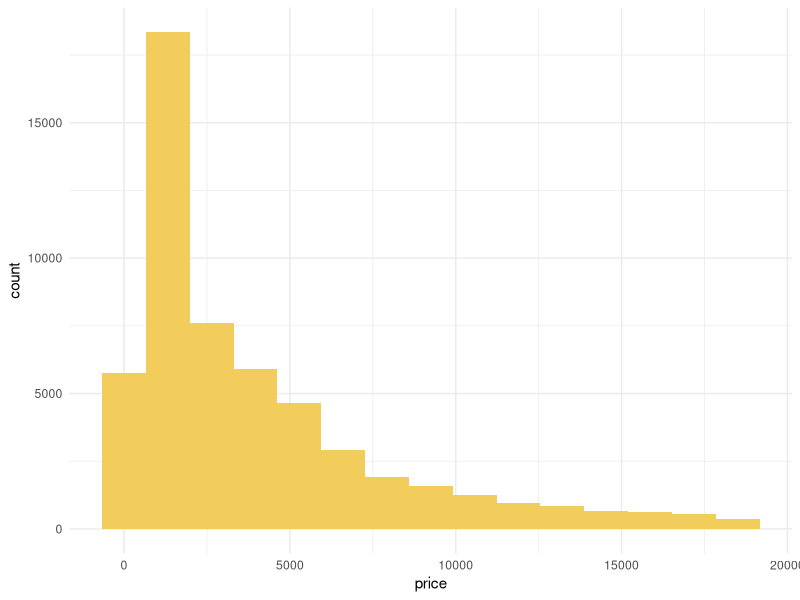
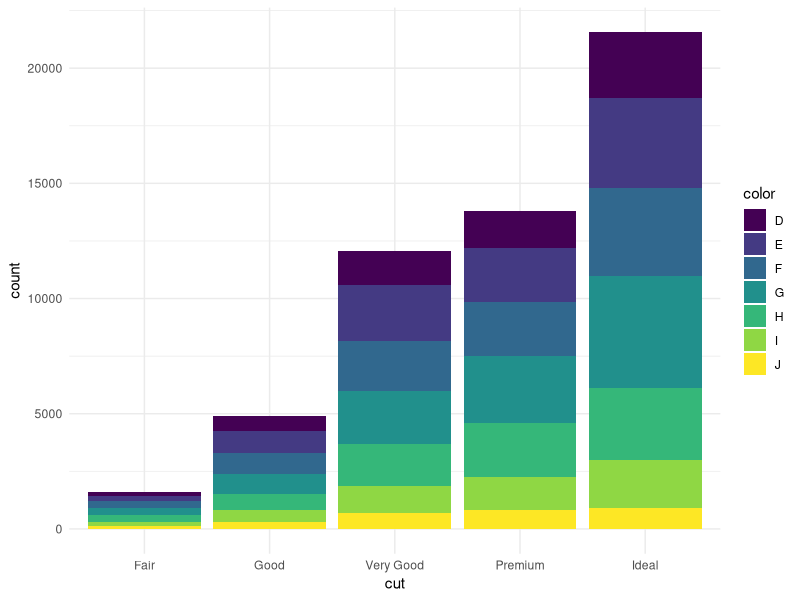
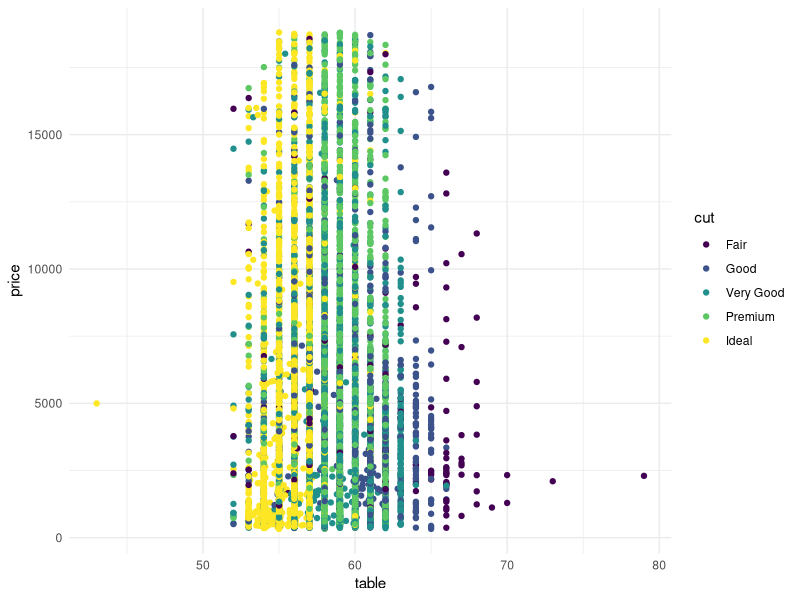
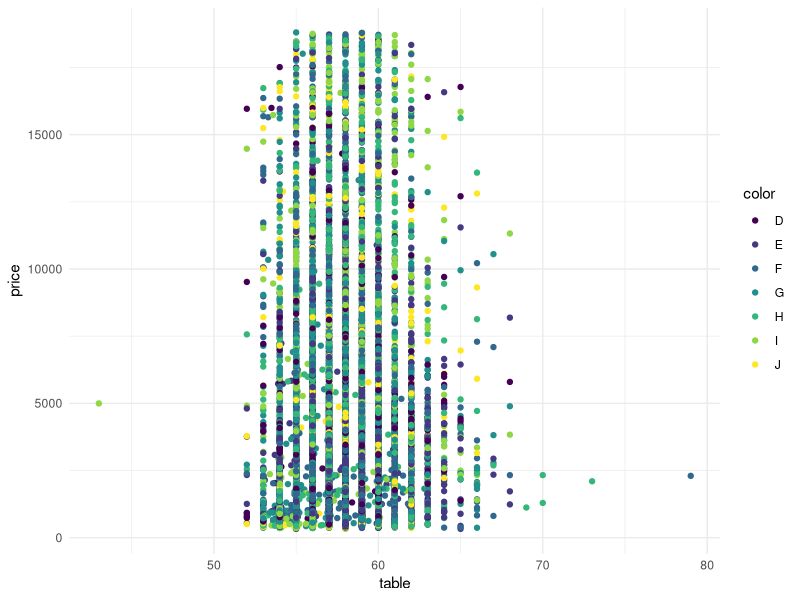
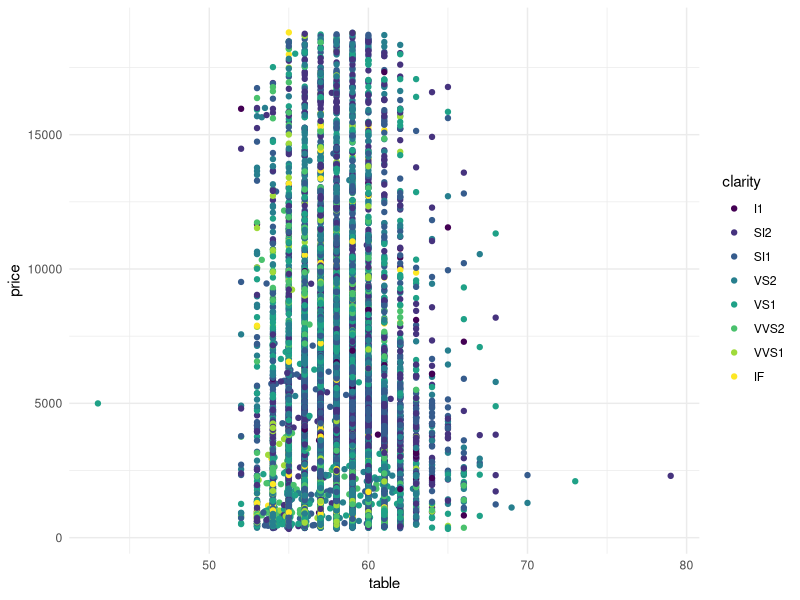
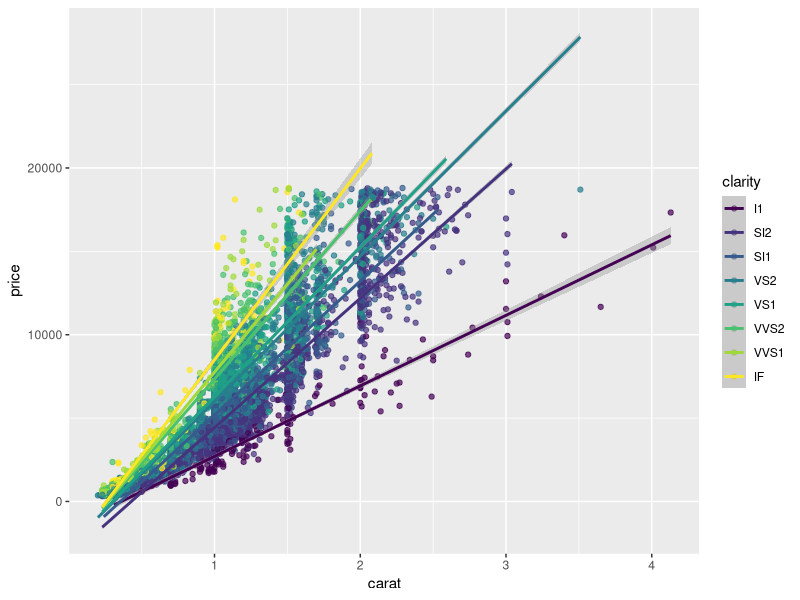
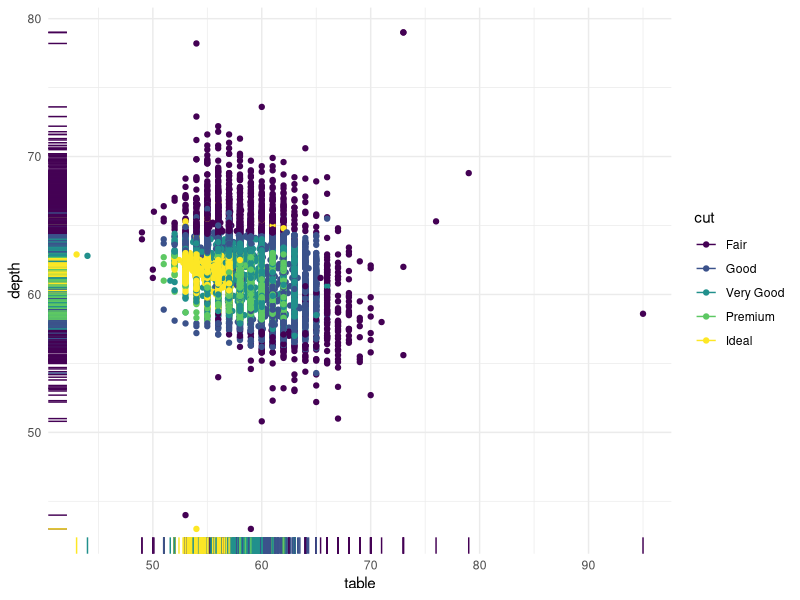

Write the R code that produced these figures, in order.
## ---- chunk 1
knitr::opts_chunk$set(echo = TRUE)
## ---- chunk 2
## Install Package/Library - only in first time
#install.packages("tidyverse")

## Load Library - every time when open R Studio
library(tidyverse)
## ---- chunk 3
glimpse(diamonds)
## ---- chunk 4
help(diamonds)
## ---- chunk 5
ggplot(diamonds, aes(price)) +
  geom_histogram(bins = 15, fill = "#F2CD5C") +
  theme_minimal()
## ---- chunk 6
ggplot(diamonds, aes(cut, fill = color)) +
  geom_bar() +
  theme_minimal()
## ---- chunk 7
set.seed(12)
diamonds_sample <- sample_frac(diamonds, 0.25)
ggplot(diamonds_sample, aes(table, price, col = cut)) +
  geom_point() +
  theme_minimal()


ggplot(diamonds_sample, aes(table, price, col = color)) +
  geom_point() +
  theme_minimal()


ggplot(diamonds_sample, aes(table, price, col = clarity)) +
  geom_point() +
  theme_minimal()

## ---- chunk 8
set.seed(12)
diamonds_sample <- sample_frac(diamonds, 0.25)
ggplot(diamonds_sample, aes(carat, price, col = clarity)) +
  geom_point(alpha = 0.7) +
  geom_smooth(method = "lm")
## ---- chunk 9
set.seed(12)
diamonds_sample <- sample_frac(diamonds, 0.25)
ggplot(diamonds, aes(table, depth, col = cut)) +
  geom_point() +
  geom_rug() +
  theme_minimal()
